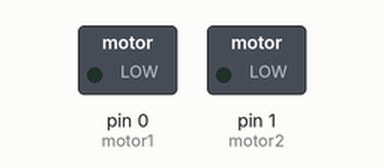
This sketch was run on a simulated Arduino Uno, built with avr-gcc and run on an emulated ATmega328P. On the bench: switched loads named in the sketch (green lamp = pin HIGH). Dashed ring = blinking.

Above: at 0.03 s.
Timing chart, 0 to 3.0 s (numbered marks = the images above):
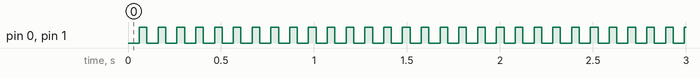

The sketch:

_5Motor_Test_2014.ino
```cpp
/* This program is intended to test that the motors turn on when requested.
 This program is using digital output to activate the motors.  we will be discussing
 the difference between analog and digital output.

 You might already have an idea of what a variable
 is in math. In programming, a variable is a word with
 just use the number 0, instead.
 */

// Declarations; defines the variables and initial states
const int motor1 = 0;      // motor1 connected to analog pin 0
const int motor2 = 1;      // motor1 connected to analog pin 1
int counter = 0;

// Setup: Runs only once and defines the pins to be used
void setup()  {
  // initialize the digital pins 0 and 1 as an output.
  pinMode(motor1, OUTPUT);   // sets the pin0 as output
  pinMode(motor2, OUTPUT);   // sets the pin1 as output
}

// Loop: cycles through this loop over and over
void loop()  {
  digitalWrite(0, HIGH); //Turns motors on full power
  digitalWrite(1, HIGH); //Turns motors on full power
  delay(1);
  counter = counter +1;  //Loop counter.  Declared to start at 0
  if (counter > 40){
    // When counter is >40 then it will execute code below in brackets
    // This code shuts the motor off
    digitalWrite(0, LOW);
    digitalWrite(1, LOW);
    delay(10000);
  }
  else {
    // When counter is <40 then it will execute code below in brackets
    /*In digital output, the only way to control power to the motor is to turn it on
     and off quickly.  below we are running the motor at 40% since we are turning it off
     for 60ms and then turning it on for 40ms */
    digitalWrite(0, LOW);
    digitalWrite(1, LOW);
    delay(60);
    digitalWrite(0, HIGH);
    digitalWrite(1, HIGH);
    delay(40);
  }
}
```

Measured:
- by itself, pin 0 (motor1), pin 1 (motor2): alternates HIGH for 0.04 s and LOW for 0.06 s, 80 changes in all, then stays LOW
